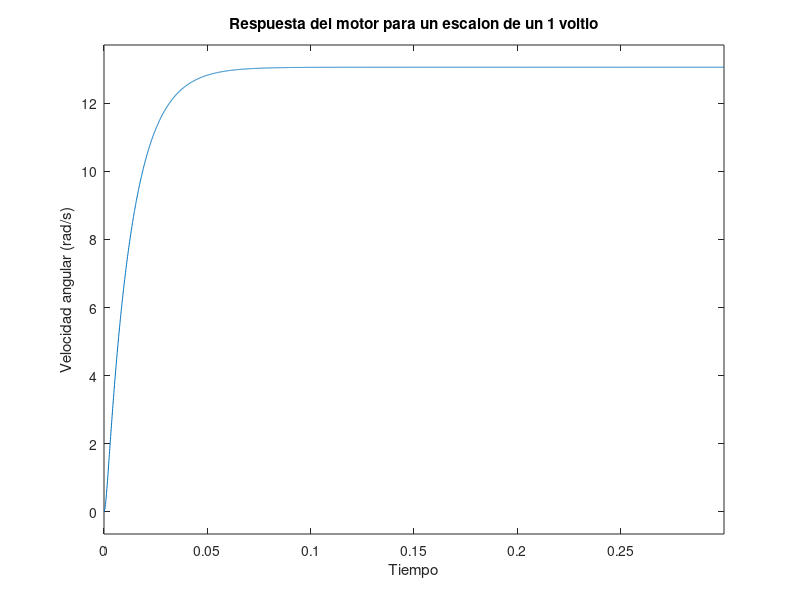

Here is the MATLAB script that generated this plot:
%Modelo del motor empleado

clear;
close all;

%Parametros de la simulacion
ts = 0.0001;
tmax = 0.3;
t = [0:ts:tmax];
N = length(t);

%Parametros del motor
Jm = 3.2*10^-6;
Lm = 0.01;	%H
Bm = 1.34*10^-4;
Rm = 10.9;
Km = 0.036;

%Tranfer Function
s = tf('s');

%Funcion de transferencia del motor
G_motor_num = Km;
G_motor_den = [Jm*Lm (Bm*Lm + Rm*Jm) (Rm*Bm+Km^2)];
Gm = tf(G_motor_num,G_motor_den);

%Controlador de velocidad
Kpv = 0.157;
Kiv = 7.85;
Kdv = 0;
Gcv = Kpv + Kiv/s + Kdv*s;

%Controlador de posicion
Kpp = 7.85;
Kip = 0;
Kdp = 0.157;
Gcp = Kpp + Kip/s + Kdp*s;


%Lazo abierto
Gav = Gcv*Gm; %velocidad
Gap = (Gcp*Gm)/s; %posicion

%Lazo cerrado
Gsv = Gav / (1+ Gav);
Gsp = Gap / (1+ Gap);


%Motor step
figure();
step(Gm,t);
title('Respuesta del motor para un escalon de un 1 voltio')
ylabel('Velocidad angular (rad/s)');
xlabel('Tiempo');
grid()

%{
%Step
x = step(100*Gsv,t);
figure()
plot(t,x);
title('Respuesta al escalon del motor controlado en velocidad')
ylabel('Velocidad angular (rad/s)');
xlabel('Tiempo');
grid()


%Step
x = step(100*Gsp,t);
figure()
plot(t,x);
title('Respuesta al escalon del motor controlado en posicion')
ylabel('Posicion (rad)');
xlabel('Tiempo (s)');
grid()


%LGR
Kmax = 15;
Krlocus = [0:0.001:10];
figure();
rlocus(Gap);

%}

